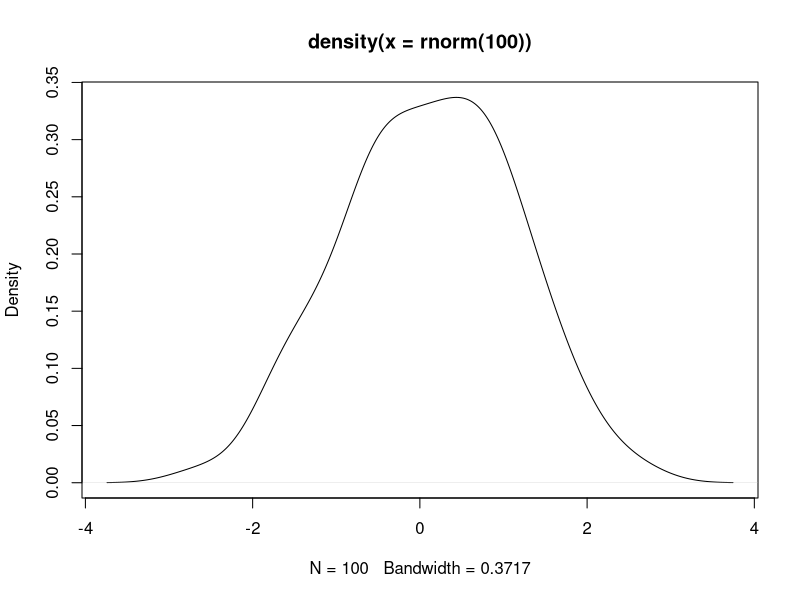
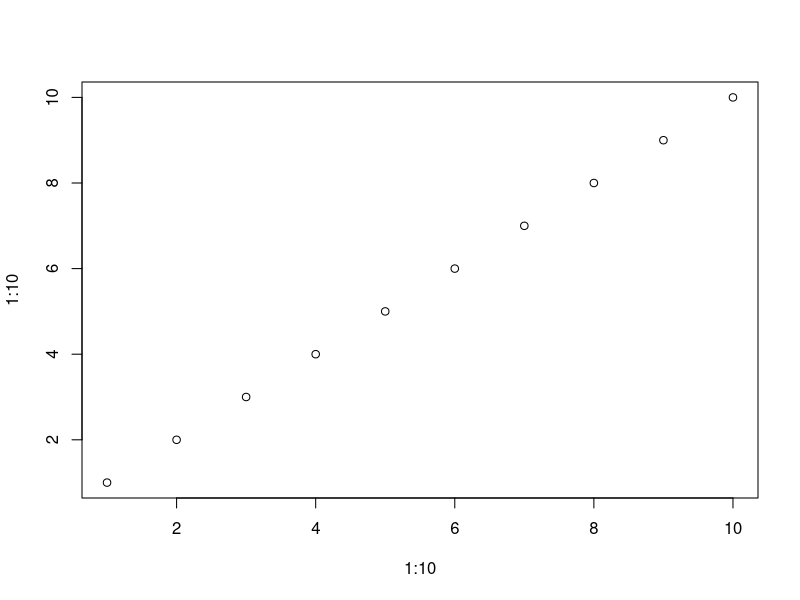

Reproduce these figures in R, in order.
## ---- chunk 1
knitr::opts_chunk$set(echo = FALSE,fig.height = 5,fig.width = 5,fig.path = "img/")

library(bookdown)
library(knitr)
library(tidyverse)
## ---- chunk 2
plot(density(rnorm(100)))
## ---- chunk 3
plot(1:10,1:10)
## ---- chunk 4
kable(head(diamonds),
      caption = 'A table of the first 10 rows and three columns of the diamonds data.',
      booktabs = TRUE)
